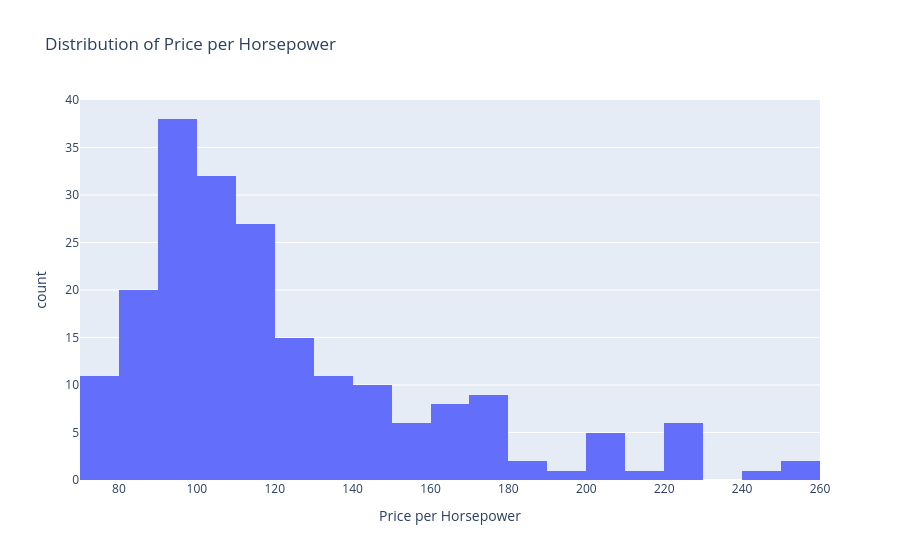

Write notebook code for a chart like this one.
### Markdown cell above
The price-to-performance ratio is analysed to compare how much customers pay for each unit of horsepower.

### Code cell
# Create a copy for price-to-performance analysis
performance_df = cleaned_df[["price_per_horsepower"]].copy()

# Visualise the distribution of price per horsepower
fig = px.histogram(
    performance_df,
    x="price_per_horsepower",
    nbins=20,
    title="Distribution of Price per Horsepower",
    labels={
        "price_per_horsepower": "Price per Horsepower"
    }
)

fig.show()

### Figure 1 — Plotly figure (JSON) as saved in the notebook; plotly's stock layout.template omitted (floating-point values rounded to 4 significant figures; data arrays with more than 128 entries replaced by an {"elided": "..."} marker saying what was removed)
{"data": [{"alignmentgroup": "True", "bingroup": "x", "hovertemplate": "Price per Horsepower=%{x}<br>count=%{y}<extra></extra>", "legendgroup": "", "marker": {"color": "#636efa", "pattern": {"shape": ""}}, "name": "", "nbinsx": 20, "offsetgroup": "", "orientation": "v", "showlegend": false, "type": "histogram", "x": {"elided": "205 float values"}, "xaxis": "x", "yaxis": "y"}], "layout": {"barmode": "relative", "legend": {"tracegroupgap": 0}, "title": {"text": "Distribution of Price per Horsepower"}, "xaxis": {"anchor": "y", "domain": [0, 1], "title": {"text": "Price per Horsepower"}}, "yaxis": {"anchor": "x", "domain": [0, 1], "title": {"text": "count"}}}}
